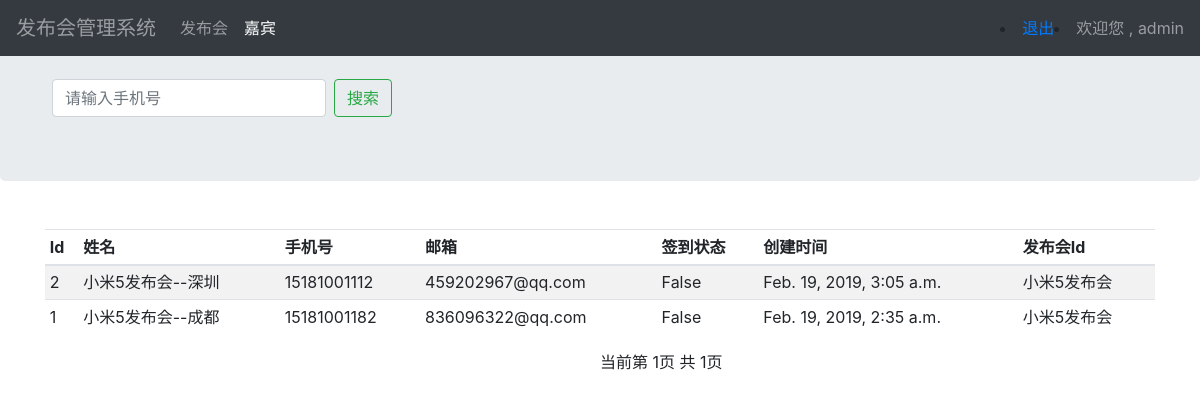
Screenshot of /search_phone/ (signed in) with the database file from the repository.
### Sign/models.py (models this page shows, shortened)
class Guest(models.Model):
    event=models.ForeignKey(Event,on_delete=models.CASCADE) #关联发布会id
    realname=models.CharField(max_length=20) #姓名
    phone=models.CharField(max_length=11) #手机号
    email=models.EmailField() #邮箱
    sign=models.BooleanField() #签到状态
    create_time=models.DateTimeField(auto_now=True) #创建时间
    class Meta:
        unique_together=('phone','event')
        ordering=['-id']

class Event(models.Model):
    name=models.CharField(max_length=100) #发布会标题
    limit=models.IntegerField() #限制参与人数
    status=models.BooleanField() #发布会状态
    address=models.CharField(max_length=200) #发布会地址
    start_time=models.DateTimeField() #发布会时间
    create_time=models.DateTimeField(auto_now=True) #发布会创建时间
    class Meta:
        ordering=['-id'] #分页数据不满一页时，去掉警告信息
    def __str__(self):
        return self.name

### Sign/views.py (the view)
# urls.py: path('search_phone/',views.search_phone),
@login_required
def search_phone(request):
    username = request.session.get('user', '')  # 获取浏览器的session
    search_phone =request.GET.get('phone','')
    guests_ = Guest.objects.filter(phone__contains=search_phone)
    if len(guests_) ==0:
        return render(request, "guest_manage.html", {'user': username, 'hint': '查询结果为空，请重新输入！'})
    p = Paginator(guests_, 3)
    page = request.GET.get('page')
    try:
        contacts = p.page(page)
    except PageNotAnInteger:
        contacts = p.page(1)
    except EmptyPage:
        contacts = p.page(p.num_pages)
    return render(request, "guest_manage.html", {'user': username, 'guests': contacts,'phone':search_phone})

### Sign/templates/guest_manage.html (shortened to what this page needs)
<!doctype html>
<html lang="en">
  <head>
      {% load bootstrap4 %}
      {% bootstrap_css %}
  </head>
  <body>
    <nav class="navbar navbar-expand-md navbar-dark fixed-top bg-dark">
      <a class="navbar-brand" style="color: rgba(255,255,255,.5)">发布会管理系统</a>
      <div class="collapse navbar-collapse" id="navbarsExampleDefault">
        <ul class="navbar-nav mr-auto">
            <li class="nav-item">
                <a class="nav-link" href="/event_manage/">发布会</a>
            </li>
            <li class="nav-item active">
                <a class="nav-link" href="#">嘉宾<span class="sr-only">(current)</span></a>
            </li>
        </ul>
          <form method="post" class="form-inline my-2 my-lg-0">
              <li><a href="/logout/">退出</a></li>
              <li><a style="color: rgba(255,255,255,.5)">欢迎您 , {{ user }}</a></li>
          </form>
      </div>
    </nav>
    <main role="main">
      <div class="jumbotron">
          <form class="form-inline mt-2 mt-md-0" method="get" action="/search_phone/" style="padding-top: 15px;padding-left: 20px">
            <input class="form-control mr-sm-2" type="text" name="phone" placeholder="请输入手机号" aria-label="Search">
            <button class="btn btn-outline-success my-2 my-sm-0" type="submit">搜索</button>
          </form>
      </div>
      <div class="container">
          <div class="table-responsive">
            <table class="table table-striped table-sm">
              <thead>
                <tr>
                    <th>Id</th>
                    <th>姓名</th>
                    <th>手机号</th>
                    <th>邮箱</th>
                    <th>签到状态</th>
                    <th>创建时间</th>
                    <th>发布会Id</th>
                </tr>
              </thead>
              <tbody>
              {% for guest in guests %}
                <tr>
                    <td>{{ guest.id }}</td>
                    <td>{{ guest.realname }}</td>
                    <td>{{ guest.phone }}</td>
                    <td>{{ guest.email }}</td>
                    <td>{{ guest.sign }}</td>
                    <td>{{ guest.create_time }}</td>
                    <td>{{ guest.event }}</td>
                </tr>
              {% endfor %}
              </tbody>
            </table>
          </div>
      </div>
        <div class="pagination" style="padding-left: 600px">
            <span class="step-links">
                <span class="current">
                    当前第 {{ guests.number }}页 共 {{ guests.paginator.num_pages }}页
                </span>
            </span>
        </div>
    </main>
  </body>
</html>

### rows the page displays
Guest: id "2", realname "小米5发布会--深圳", phone "15181001112", email "459202967@qq.com", sign "False", create_time "Feb. 19, 2019, 3:05 a.m.", event "小米5发布会"
Guest: id "1", realname "小米5发布会--成都", phone "15181001182", email "836096322@qq.com", sign "False", create_time "Feb. 19, 2019, 2:35 a.m.", event "小米5发布会"

### other values shown
{{ user }} "admin"
{{ guests.number }} "1"
{{ guests.paginator.num_pages }} "1"
